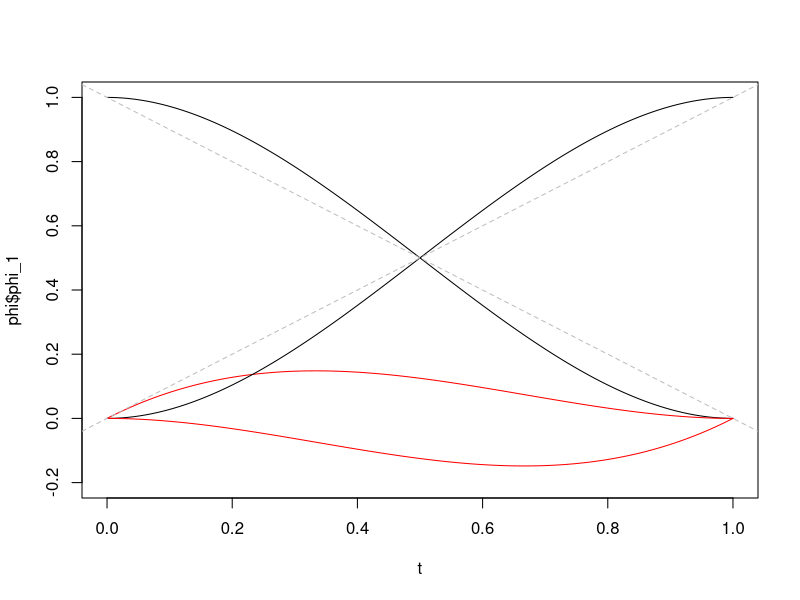

Generate this figure with R:
phi_poly <- function(t, p0, m0, p1, m1, a, b)
{
  phi_1 <- 2*t^3 - 3*t^2 + 1
  phi_2 <- t^3 - 2*t^2 + t
  phi_3 <- -2*t^3 + 3*t^2
  phi_4 <- t^3 - t^2
  list(phi_1 = phi_1, phi_2 = phi_2, phi_3 = phi_3, phi_4 = phi_4)
}

t <- seq(0, 1, by=0.001)
phi <- phi_poly(t)
plot(t, phi$phi_1, type='l', ylim=c(-0.2, 1.0))
lines(t, phi$phi_2, col='red')
lines(t, phi$phi_3, col='black')
lines(t, phi$phi_4, col='red')
abline(a=0, b=1, lty='dashed', col='grey')
abline(a=1, b=-1, lty='dashed', col='grey')